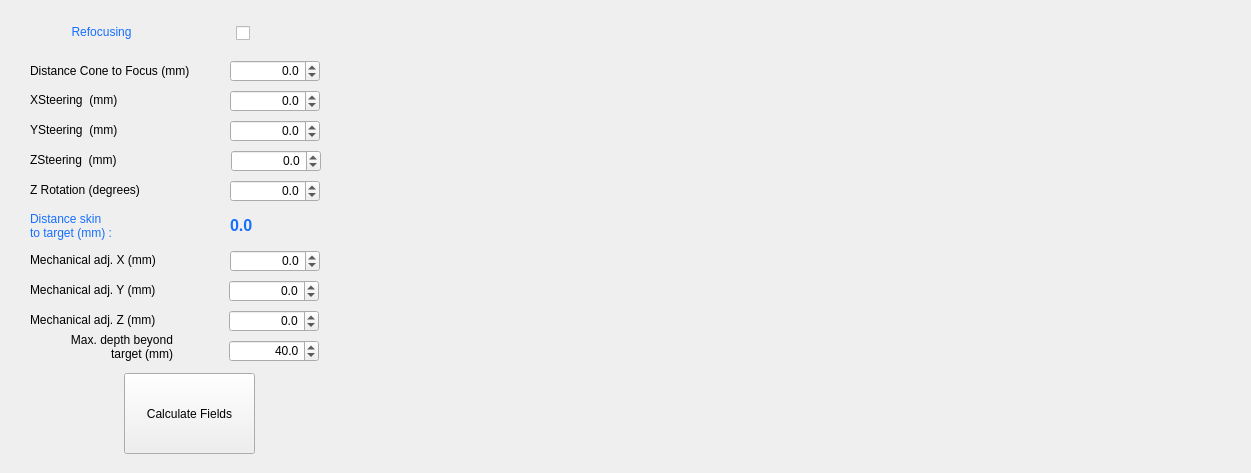
<?xml version="1.0" encoding="UTF-8"?>
<ui version="4.0">
 <class>Widget</class>
 <widget class="QWidget" name="Widget">
  <property name="geometry">
   <rect>
    <x>0</x>
    <y>0</y>
    <width>1251</width>
    <height>473</height>
   </rect>
  </property>
  <property name="windowTitle">
   <string>Widget</string>
  </property>
  <property name="styleSheet">
   <string notr="true"/>
  </property>
  <widget class="QLabel" name="label_20">
   <property name="geometry">
    <rect>
     <x>30</x>
     <y>250</y>
     <width>143</width>
     <height>20</height>
    </rect>
   </property>
   <property name="text">
    <string>Mechanical adj. X (mm)</string>
   </property>
  </widget>
  <widget class="QDoubleSpinBox" name="ZSteeringSpinBox">
   <property name="geometry">
    <rect>
     <x>231</x>
     <y>150</y>
     <width>90</width>
     <height>22</height>
    </rect>
   </property>
   <property name="alignment">
    <set>Qt::AlignRight|Qt::AlignTrailing|Qt::AlignVCenter</set>
   </property>
   <property name="decimals">
    <number>1</number>
   </property>
   <property name="minimum">
    <double>-5.000000000000000</double>
   </property>
   <property name="maximum">
    <double>5.000000000000000</double>
   </property>
   <property name="singleStep">
    <double>0.100000000000000</double>
   </property>
   <property name="value">
    <double>0.000000000000000</double>
   </property>
  </widget>
  <widget class="QLabel" name="label_19">
   <property name="geometry">
    <rect>
     <x>30</x>
     <y>150</y>
     <width>143</width>
     <height>20</height>
    </rect>
   </property>
   <property name="text">
    <string>ZSteering  (mm)</string>
   </property>
  </widget>
  <widget class="QLabel" name="DistanceSkinLabel">
   <property name="geometry">
    <rect>
     <x>230</x>
     <y>210</y>
     <width>76</width>
     <height>31</height>
    </rect>
   </property>
   <property name="font">
    <font>
     <pointsize>12</pointsize>
     <bold>true</bold>
    </font>
   </property>
   <property name="styleSheet">
    <string notr="true">color:rgb(22, 110, 255)</string>
   </property>
   <property name="text">
    <string>0.0</string>
   </property>
  </widget>
  <widget class="QLabel" name="label_21">
   <property name="geometry">
    <rect>
     <x>30</x>
     <y>210</y>
     <width>150</width>
     <height>31</height>
    </rect>
   </property>
   <property name="styleSheet">
    <string notr="true">color:rgb(22, 110, 255)</string>
   </property>
   <property name="text">
    <string>Distance skin
to target (mm) :</string>
   </property>
   <property name="indent">
    <number>0</number>
   </property>
  </widget>
  <widget class="QDoubleSpinBox" name="XMechanicSpinBox">
   <property name="geometry">
    <rect>
     <x>230</x>
     <y>250</y>
     <width>90</width>
     <height>22</height>
    </rect>
   </property>
   <property name="alignment">
    <set>Qt::AlignRight|Qt::AlignTrailing|Qt::AlignVCenter</set>
   </property>
   <property name="decimals">
    <number>1</number>
   </property>
   <property name="minimum">
    <double>-10.000000000000000</double>
   </property>
   <property name="maximum">
    <double>10.000000000000000</double>
   </property>
   <property name="singleStep">
    <double>0.100000000000000</double>
   </property>
   <property name="value">
    <double>0.000000000000000</double>
   </property>
  </widget>
  <widget class="QLabel" name="label_23">
   <property name="geometry">
    <rect>
     <x>30</x>
     <y>280</y>
     <width>143</width>
     <height>20</height>
    </rect>
   </property>
   <property name="text">
    <string>Mechanical adj. Y (mm)</string>
   </property>
  </widget>
  <widget class="QDoubleSpinBox" name="YMechanicSpinBox">
   <property name="geometry">
    <rect>
     <x>229</x>
     <y>280</y>
     <width>90</width>
     <height>22</height>
    </rect>
   </property>
   <property name="alignment">
    <set>Qt::AlignRight|Qt::AlignTrailing|Qt::AlignVCenter</set>
   </property>
   <property name="decimals">
    <number>1</number>
   </property>
   <property name="minimum">
    <double>-10.000000000000000</double>
   </property>
   <property name="maximum">
    <double>10.000000000000000</double>
   </property>
   <property name="singleStep">
    <double>0.100000000000000</double>
   </property>
   <property name="value">
    <double>0.000000000000000</double>
   </property>
  </widget>
  <widget class="QPushButton" name="CalculatePlanningMask">
   <property name="geometry">
    <rect>
     <x>124</x>
     <y>373</y>
     <width>131</width>
     <height>81</height>
    </rect>
   </property>
   <property name="autoFillBackground">
    <bool>false</bool>
   </property>
   <property name="styleSheet">
    <string notr="true"/>
   </property>
   <property name="text">
    <string>Calculate Fields</string>
   </property>
  </widget>
  <widget class="QWidget" name="AcField_plot1" native="true">
   <property name="geometry">
    <rect>
     <x>343</x>
     <y>30</y>
     <width>868</width>
     <height>400</height>
    </rect>
   </property>
  </widget>
  <widget class="QLabel" name="label_24">
   <property name="geometry">
    <rect>
     <x>30</x>
     <y>310</y>
     <width>143</width>
     <height>20</height>
    </rect>
   </property>
   <property name="text">
    <string>Mechanical adj. Z (mm)</string>
   </property>
  </widget>
  <widget class="QDoubleSpinBox" name="ZMechanicSpinBox">
   <property name="geometry">
    <rect>
     <x>229</x>
     <y>310</y>
     <width>90</width>
     <height>22</height>
    </rect>
   </property>
   <property name="alignment">
    <set>Qt::AlignRight|Qt::AlignTrailing|Qt::AlignVCenter</set>
   </property>
   <property name="decimals">
    <number>1</number>
   </property>
   <property name="minimum">
    <double>-90.000000000000000</double>
   </property>
   <property name="maximum">
    <double>90.000000000000000</double>
   </property>
   <property name="singleStep">
    <double>0.100000000000000</double>
   </property>
   <property name="value">
    <double>0.000000000000000</double>
   </property>
  </widget>
  <widget class="QCheckBox" name="RefocusingcheckBox">
   <property name="geometry">
    <rect>
     <x>223</x>
     <y>23</y>
     <width>27</width>
     <height>20</height>
    </rect>
   </property>
   <property name="font">
    <font>
     <pointsize>18</pointsize>
    </font>
   </property>
   <property name="layoutDirection">
    <enum>Qt::RightToLeft</enum>
   </property>
   <property name="text">
    <string/>
   </property>
  </widget>
  <widget class="QLabel" name="label_22">
   <property name="geometry">
    <rect>
     <x>30</x>
     <y>22</y>
     <width>143</width>
     <height>20</height>
    </rect>
   </property>
   <property name="styleSheet">
    <string notr="true">color:rgb(22, 110, 255)</string>
   </property>
   <property name="text">
    <string>Refocusing</string>
   </property>
   <property name="alignment">
    <set>Qt::AlignCenter</set>
   </property>
  </widget>
  <widget class="QDoubleSpinBox" name="DistanceConeToFocusSpinBox">
   <property name="geometry">
    <rect>
     <x>230</x>
     <y>60</y>
     <width>90</width>
     <height>22</height>
    </rect>
   </property>
   <property name="alignment">
    <set>Qt::AlignRight|Qt::AlignTrailing|Qt::AlignVCenter</set>
   </property>
   <property name="decimals">
    <number>1</number>
   </property>
   <property name="minimum">
    <double>-5.000000000000000</double>
   </property>
   <property name="maximum">
    <double>5.000000000000000</double>
   </property>
   <property name="singleStep">
    <double>0.100000000000000</double>
   </property>
   <property name="value">
    <double>0.000000000000000</double>
   </property>
  </widget>
  <widget class="QLabel" name="label_25">
   <property name="geometry">
    <rect>
     <x>30</x>
     <y>61</y>
     <width>191</width>
     <height>20</height>
    </rect>
   </property>
   <property name="text">
    <string>Distance Cone to Focus (mm)</string>
   </property>
  </widget>
  <widget class="QLabel" name="label_26">
   <property name="geometry">
    <rect>
     <x>30</x>
     <y>180</y>
     <width>143</width>
     <height>20</height>
    </rect>
   </property>
   <property name="text">
    <string>Z Rotation (degrees)</string>
   </property>
  </widget>
  <widget class="QDoubleSpinBox" name="ZRotationSpinBox">
   <property name="geometry">
    <rect>
     <x>230</x>
     <y>180</y>
     <width>90</width>
     <height>22</height>
    </rect>
   </property>
   <property name="alignment">
    <set>Qt::AlignRight|Qt::AlignTrailing|Qt::AlignVCenter</set>
   </property>
   <property name="decimals">
    <number>1</number>
   </property>
   <property name="minimum">
    <double>-180.000000000000000</double>
   </property>
   <property name="maximum">
    <double>180.000000000000000</double>
   </property>
   <property name="singleStep">
    <double>5.000000000000000</double>
   </property>
   <property name="value">
    <double>0.000000000000000</double>
   </property>
  </widget>
  <widget class="QLabel" name="label_27">
   <property name="geometry">
    <rect>
     <x>20</x>
     <y>332</y>
     <width>153</width>
     <height>30</height>
    </rect>
   </property>
   <property name="text">
    <string>Max. depth beyond
target (mm)</string>
   </property>
   <property name="alignment">
    <set>Qt::AlignRight|Qt::AlignTrailing|Qt::AlignVCenter</set>
   </property>
  </widget>
  <widget class="QDoubleSpinBox" name="MaxDepthSpinBox">
   <property name="geometry">
    <rect>
     <x>229</x>
     <y>340</y>
     <width>90</width>
     <height>22</height>
    </rect>
   </property>
   <property name="alignment">
    <set>Qt::AlignRight|Qt::AlignTrailing|Qt::AlignVCenter</set>
   </property>
   <property name="decimals">
    <number>1</number>
   </property>
   <property name="minimum">
    <double>20.000000000000000</double>
   </property>
   <property name="maximum">
    <double>100.000000000000000</double>
   </property>
   <property name="singleStep">
    <double>1.000000000000000</double>
   </property>
   <property name="value">
    <double>40.000000000000000</double>
   </property>
  </widget>
  <widget class="QDoubleSpinBox" name="YSteeringSpinBox">
   <property name="geometry">
    <rect>
     <x>230</x>
     <y>120</y>
     <width>90</width>
     <height>22</height>
    </rect>
   </property>
   <property name="alignment">
    <set>Qt::AlignRight|Qt::AlignTrailing|Qt::AlignVCenter</set>
   </property>
   <property name="decimals">
    <number>1</number>
   </property>
   <property name="minimum">
    <double>-5.000000000000000</double>
   </property>
   <property name="maximum">
    <double>5.000000000000000</double>
   </property>
   <property name="singleStep">
    <double>0.100000000000000</double>
   </property>
  </widget>
  <widget class="QLabel" name="label_28">
   <property name="geometry">
    <rect>
     <x>30</x>
     <y>120</y>
     <width>143</width>
     <height>20</height>
    </rect>
   </property>
   <property name="text">
    <string>YSteering  (mm)</string>
   </property>
  </widget>
  <widget class="QDoubleSpinBox" name="XSteeringSpinBox">
   <property name="geometry">
    <rect>
     <x>230</x>
     <y>90</y>
     <width>90</width>
     <height>22</height>
    </rect>
   </property>
   <property name="alignment">
    <set>Qt::AlignRight|Qt::AlignTrailing|Qt::AlignVCenter</set>
   </property>
   <property name="decimals">
    <number>1</number>
   </property>
   <property name="minimum">
    <double>-5.000000000000000</double>
   </property>
   <property name="maximum">
    <double>5.000000000000000</double>
   </property>
   <property name="singleStep">
    <double>0.100000000000000</double>
   </property>
  </widget>
  <widget class="QLabel" name="label_29">
   <property name="geometry">
    <rect>
     <x>30</x>
     <y>90</y>
     <width>143</width>
     <height>20</height>
    </rect>
   </property>
   <property name="text">
    <string>XSteering  (mm)</string>
   </property>
  </widget>
 </widget>
 <resources/>
 <connections/>
</ui>
